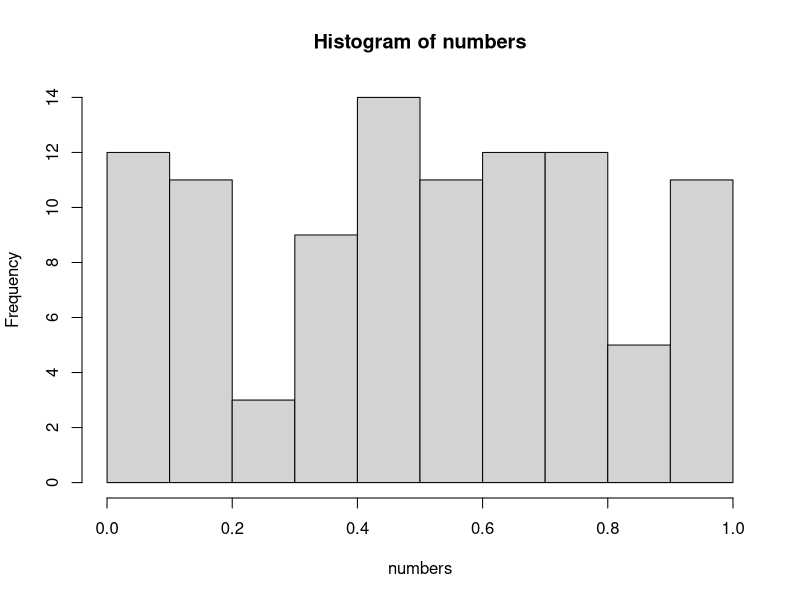

Source code (R):
## ---- chunk 1
knitr::opts_chunk$set(echo = TRUE)
## ---- chunk 2
  numbers <- runif(1:100)
  hist(numbers)
